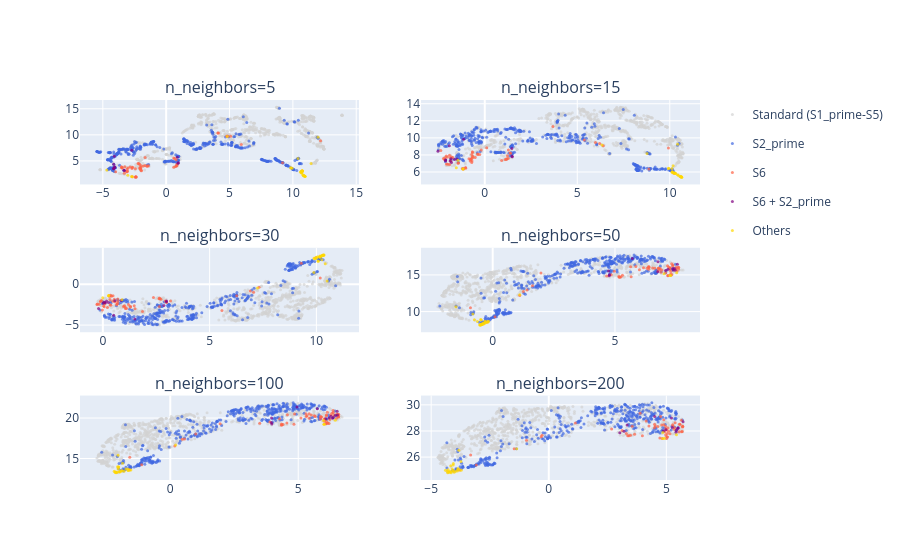

Notebook code cell kept with this figure:
### Code cell
from plotly.subplots import make_subplots
import plotly.graph_objects as go

fig = make_subplots(rows=3, cols=2, 
                    subplot_titles=[f"n_neighbors={n}" for n in n_neighbors_list])

positions = [(1,1), (1,2), (2,1), (2,2), (3,1), (3,2)]

for (row, col), n in zip(positions, n_neighbors_list):
    emb = results[n]
    for binding_class, color in {
        "Standard (S1_prime-S5)": "lightgrey",
        "S2_prime": "royalblue",
        "S6": "tomato",
        "S6 + S2_prime": "purple",
        "Others": "gold"
    }.items():
        mask = plot_df["binding_class"] == binding_class
        fig.add_trace(go.Scatter(
            x=emb[mask, 0], y=emb[mask, 1],
            mode="markers",
            name=binding_class,
            legendgroup=binding_class,
            showlegend=(row==1 and col==1),  # only show legend once
            marker=dict(size=3, opacity=0.7, color=color),
            text=plot_df["pdb_id"][mask]
        ), row=row, col=col)

fig.show()

### Figure 1 — Plotly figure (JSON) as saved in the notebook; plotly's stock layout.template omitted (floating-point values rounded to 4 significant figures; data arrays with more than 128 entries replaced by an {"elided": "..."} marker saying what was removed)
{"data": [{"legendgroup": "Standard (S1_prime-S5)", "marker": {"color": "lightgrey", "opacity": 0.7, "size": 3}, "mode": "markers", "name": "Standard (S1_prime-S5)", "showlegend": true, "text": {"elided": "844 str values"}, "type": "scatter", "x": {"elided": "844 float values"}, "xaxis": "x", "y": {"elided": "844 float values"}, "yaxis": "y"}, {"legendgroup": "S2_prime", "marker": {"color": "royalblue", "opacity": 0.7, "size": 3}, "mode": "markers", "name": "S2_prime", "showlegend": true, "text": {"elided": "377 str values"}, "type": "scatter", "x": {"elided": "377 float values"}, "xaxis": "x", "y": {"elided": "377 float values"}, "yaxis": "y"}, {"legendgroup": "S6", "marker": {"color": "tomato", "opacity": 0.7, "size": 3}, "mode": "markers", "name": "S6", "showlegend": true, "text": ["SARS-a0104a.pdb_A_A_LIG", "SARS-a0162a.pdb_A_A_LIG", "SARS-a0162b.pdb_B_B_LIG", "SARS-a0272a.pdb_A_A_LIG", "SARS-a0572a.pdb_A_A_LIG", "SARS-a0581a.pdb_A_A_LIG", "SARS-a0595b.pdb_B_B_LIG", "SARS-a0603a.pdb_A_A_LIG", "SARS-a0862b.pdb_B_B_LIG", "SARS-a1063b.pdb_B_B_LIG", "7gbd-a.pdb_A_A_LIG", "7gaw-b.pdb_B_B_LIG", "7gfd-a.pdb_A_A_LIG", "7gjz-a.pdb_A_A_LIG", "7gjz-b.pdb_B_B_LIG", "7gl2-a.pdb_A_A_LIG", "7gl2-b.pdb_B_B_LIG", "5rf1-a.pdb_A_A_LIG", "5r81-a.pdb_A_A_LIG", "7gaz-a.pdb_A_A_LIG", "7gcv-a.pdb_A_A_LIG", "7gn1-a.pdb_A_A_LIG", "5rf8-a.pdb_A_A_LIG", "5rgy-a.pdb_A_A_LIG", "7gf6-a.pdb_A_A_LIG", "7gfz-b.pdb_A_A_LIG", "5r80-a.pdb_A_A_LIG", "7gnh-a.pdb_A_A_LIG", "7gl8-a.pdb_A_A_LIG", "7gl8-b.pdb_B_B_LIG", "7gnl-a.pdb_A_A_LIG", "7gnl-b.pdb_B_B_LIG", "7gbl-a.pdb_A_A_LIG", "7gnq-a.pdb_A_A_LIG", "7gnq-b.pdb_B_B_LIG", "7gm0-b.pdb_B_B_LIG", "7gn5-b.pdb_B_B_LIG", "7gns-a.pdb_A_A_LIG", "7gns-b.pdb_B_B_LIG", "7gnt-a.pdb_A_A_LIG", "7gnt-b.pdb_B_B_LIG", "7gnu-a.pdb_A_A_LIG", "7gnu-b.pdb_B_B_LIG", "7gi4-a.pdb_A_A_LIG", "7gi4-b.pdb_B_B_LIG", "5rgu-a.pdb_A_A_LIG", "7gms-a.pdb_A_A_LIG", "7gjj-a.pdb_A_A_LIG", "7gfe-a.pdb_A_A_LIG", "5r7z-a.pdb_A_A_LIG", "7gh9-a.pdb_A_A_LIG", "7gct-a.pdb_A_A_LIG", "7gba-a.pdb_A_A_LIG", "7gbn-a.pdb_A_A_LIG", "7glj-a.pdb_A_A_LIG", "7glj-b.pdb_B_B_LIG"], "type": "scatter", "x": [5.931, -2.417, 4.074, 0.5962, -1.401, -1.953, 0.8612, -2.425, -2.054, -3.529, -3.075, -2.036, -1.802, -3.006, -2.856, -1.524, -2.162, 4.774, 9.184, 12.18, -2.698, 0.7398, 10.73, 5.086, -1.987, -2.681, 4.852, -2.38, -2.084, -2.086, -3.118, -3.305, -2.011, -1.661, -1.973, -1.667, -3.514, 0.8086, -1.477, 0.8424, -3.985, -2.359, 4.131, -3.264, -2.646, -2.026, 0.5942, -2.684, -2.222, -2.427, 0.7896, 0.6672, -3.042, -3.467, -3.087, -3.491], "xaxis": "x", "y": [8.165, 1.901, 10.37, 5.551, 4.07, 3.137, 4.34, 3.512, 3.546, 3.869, 3.442, 3.406, 4.006, 3.619, 3.85, 3.968, 4.504, 9.746, 4.645, 8.85, 3.564, 3.946, 3.043, 9.732, 4.054, 1.983, 9.791, 1.961, 3.671, 4.333, 2.953, 2.633, 3.77, 5.667, 3.216, 4.118, 3.692, 4.019, 4.004, 4.119, 2.899, 1.935, 10.34, 3.869, 3.768, 3.599, 3.793, 3.743, 4.518, 1.913, 5.209, 5.463, 3.053, 3.647, 2.919, 3.722], "yaxis": "y"}, {"legendgroup": "S6 + S2_prime", "marker": {"color": "purple", "opacity": 0.7, "size": 3}, "mode": "markers", "name": "S6 + S2_prime", "showlegend": true, "text": ["SARS-a0232a.pdb_A_A_LIG", "SARS-a1091a.pdb_A_A_LIG", "SARS-a1091b.pdb_B_B_LIG", "SARS-a1133b.pdb_B_B_LIG", "5rh5-a.pdb_A_A_LIG", "5rh9-a.pdb_A_A_LIG", "7gc5-a.pdb_A_A_LIG", "7vvp-a.pdb_B_B_LIG", "7ghm-a.pdb_A_A_LIG", "7ghm-b.pdb_B_B_LIG", "5rl2-a.pdb_A_A_LIG", "5rl0-a.pdb_A_A_LIG", "7vlq-a.pdb_A_A_LIG"], "type": "scatter", "x": [-3.33, -4.09, -4.121, 0.8821, -2.714, -4.059, 0.9336, 0.9683, -4.138, -3.29, -4.153, -4.066, -4.143], "xaxis": "x", "y": [3.222, 5.918, 3.595, 5.685, 7.026, 3.743, 4.551, 4.655, 4.345, 3.16, 3.536, 3.868, 3.483], "yaxis": "y"}, {"legendgroup": "Others", "marker": {"color": "gold", "opacity": 0.7, "size": 3}, "mode": "markers", "name": "Others", "showlegend": true, "text": ["5red-a.pdb_A_A_LIG", "5re6-a.pdb_A_A_LIG", "5rec-a.pdb_A_A_LIG", "5rgr-a.pdb_A_A_LIG", "5rgr-b.pdb_A_A_LIG", "7ghk-a.pdb_A_A_LIG", "5rf0-a.pdb_A_A_LIG", "5rf9-a.pdb_A_A_LIG", "5rea-a.pdb_A_A_LIG", "5rfc-a.pdb_A_A_LIG", "5reg-a.pdb_A_A_LIG", "5rgq-a.pdb_A_A_LIG", "5rf4-a.pdb_A_A_LIG", "5rf5-a.pdb_A_A_LIG", "5re5-a.pdb_A_A_LIG", "7gdt-a.pdb_A_A_LIG", "5ree-a.pdb_A_A_LIG", "5re7-a.pdb_A_A_LIG", "5rgs-a.pdb_A_A_LIG", "5rfb-a.pdb_A_A_LIG", "5ref-a.pdb_A_A_LIG", "5rgg-a.pdb_A_A_LIG", "7gij-b.pdb_A_A_LIG", "5rh4-a.pdb_A_A_LIG", "5rfd-a.pdb_A_A_LIG", "5rei-a.pdb_A_A_LIG", "5rfa-a.pdb_A_A_LIG", "5re8-a.pdb_A_A_LIG", "5rgj-a.pdb_A_A_LIG"], "type": "scatter", "x": [10.95, -3.028, 9.938, 10.67, 10.89, -2.741, 10.83, 4.819, 10.78, 10.69, 10.74, 11.99, 10.87, 10.94, -2.659, 10.67, 9.848, 10.74, 9.834, 10.59, 10.4, 10.7, -4.691, 10.69, 10.74, 10.97, 11.44, 10.66, 10.76], "xaxis": "x", "y": [2.052, 2.251, 3.601, 2.814, 2.142, 2.018, 2.213, 9.705, 2.349, 2.674, 3.047, 9.524, 2.147, 2.058, 1.971, 2.806, 3.656, 3.091, 3.666, 2.862, 5.443, 3.017, 3.247, 2.824, 3.063, 2.021, 4.485, 3.04, 3.057], "yaxis": "y"}, {"legendgroup": "Standard (S1_prime-S5)", "marker": {"color": "lightgrey", "opacity": 0.7, "size": 3}, "mode": "markers", "name": "Standard (S1_prime-S5)", "showlegend": false, "text": {"elided": "844 str values"}, "type": "scatter", "x": {"elided": "844 float values"}, "xaxis": "x2", "y": {"elided": "844 float values"}, "yaxis": "y2"}, {"legendgroup": "S2_prime", "marker": {"color": "royalblue", "opacity": 0.7, "size": 3}, "mode": "markers", "name": "S2_prime", "showlegend": false, "text": {"elided": "377 str values"}, "type": "scatter", "x": {"elided": "377 float values"}, "xaxis": "x2", "y": {"elided": "377 float values"}, "yaxis": "y2"}, {"legendgroup": "S6", "marker": {"color": "tomato", "opacity": 0.7, "size": 3}, "mode": "markers", "name": "S6", "showlegend": false, "text": ["SARS-a0104a.pdb_A_A_LIG", "SARS-a0162a.pdb_A_A_LIG", "SARS-a0162b.pdb_B_B_LIG", "SARS-a0272a.pdb_A_A_LIG", "SARS-a0572a.pdb_A_A_LIG", "SARS-a0581a.pdb_A_A_LIG", "SARS-a0595b.pdb_B_B_LIG", "SARS-a0603a.pdb_A_A_LIG", "SARS-a0862b.pdb_B_B_LIG", "SARS-a1063b.pdb_B_B_LIG", "7gbd-a.pdb_A_A_LIG", "7gaw-b.pdb_B_B_LIG", "7gfd-a.pdb_A_A_LIG", "7gjz-a.pdb_A_A_LIG", "7gjz-b.pdb_B_B_LIG", "7gl2-a.pdb_A_A_LIG", "7gl2-b.pdb_B_B_LIG", "5rf1-a.pdb_A_A_LIG", "5r81-a.pdb_A_A_LIG", "7gaz-a.pdb_A_A_LIG", "7gcv-a.pdb_A_A_LIG", "7gn1-a.pdb_A_A_LIG", "5rf8-a.pdb_A_A_LIG", "5rgy-a.pdb_A_A_LIG", "7gf6-a.pdb_A_A_LIG", "7gfz-b.pdb_A_A_LIG", "5r80-a.pdb_A_A_LIG", "7gnh-a.pdb_A_A_LIG", "7gl8-a.pdb_A_A_LIG", "7gl8-b.pdb_B_B_LIG", "7gnl-a.pdb_A_A_LIG", "7gnl-b.pdb_B_B_LIG", "7gbl-a.pdb_A_A_LIG", "7gnq-a.pdb_A_A_LIG", "7gnq-b.pdb_B_B_LIG", "7gm0-b.pdb_B_B_LIG", "7gn5-b.pdb_B_B_LIG", "7gns-a.pdb_A_A_LIG", "7gns-b.pdb_B_B_LIG", "7gnt-a.pdb_A_A_LIG", "7gnt-b.pdb_B_B_LIG", "7gnu-a.pdb_A_A_LIG", "7gnu-b.pdb_B_B_LIG", "7gi4-a.pdb_A_A_LIG", "7gi4-b.pdb_B_B_LIG", "5rgu-a.pdb_A_A_LIG", "7gms-a.pdb_A_A_LIG", "7gjj-a.pdb_A_A_LIG", "7gfe-a.pdb_A_A_LIG", "5r7z-a.pdb_A_A_LIG", "7gh9-a.pdb_A_A_LIG", "7gct-a.pdb_A_A_LIG", "7gba-a.pdb_A_A_LIG", "7gbn-a.pdb_A_A_LIG", "7glj-a.pdb_A_A_LIG", "7glj-b.pdb_B_B_LIG"], "type": "scatter", "x": [5.382, -1.202, 1.228, 1.369, -0.1899, -0.7047, 1.203, -0.8538, -0.6895, -1.908, -2.017, -0.7625, -0.6541, -2.081, -1.869, -0.3685, -0.6592, 6.404, 8.87, 9.928, -1.828, 1.103, 10.21, 5.981, -0.5178, -1.131, 6.213, -1.034, -0.6578, -0.6986, -1.902, -2.072, -0.7499, 0.1066, -0.6906, -0.3869, -2.233, 1.169, -0.2722, 1.268, -1.424, -1.032, 3.686, -2.375, -1.796, -0.7877, 0.912, -1.725, -0.6717, -1.168, 1.396, 1.277, -1.439, -2.179, -2.001, -2.138], "xaxis": "x2", "y": [9.764, 6.408, 7.897, 8.224, 8.574, 7.101, 7.565, 7.544, 7.612, 7.963, 7.749, 7.486, 7.848, 7.877, 7.675, 8.066, 8.289, 9.081, 6.361, 8.808, 7.278, 7.468, 5.882, 9.45, 7.709, 6.376, 9.327, 6.538, 7.726, 8.047, 6.872, 6.948, 7.466, 8.829, 7.28, 8.101, 7.573, 7.477, 8.057, 7.593, 7.056, 6.429, 11.32, 8.524, 7.754, 7.292, 7.358, 7.703, 8.385, 6.355, 8.202, 8.583, 7.021, 7.474, 6.896, 7.672], "yaxis": "y2"}, {"legendgroup": "S6 + S2_prime", "marker": {"color": "purple", "opacity": 0.7, "size": 3}, "mode": "markers", "name": "S6 + S2_prime", "showlegend": false, "text": ["SARS-a0232a.pdb_A_A_LIG", "SARS-a1091a.pdb_A_A_LIG", "SARS-a1091b.pdb_B_B_LIG", "SARS-a1133b.pdb_B_B_LIG", "5rh5-a.pdb_A_A_LIG", "5rh9-a.pdb_A_A_LIG", "7gc5-a.pdb_A_A_LIG", "7vvp-a.pdb_B_B_LIG", "7ghm-a.pdb_A_A_LIG", "7ghm-b.pdb_B_B_LIG", "5rl2-a.pdb_A_A_LIG", "5rl0-a.pdb_A_A_LIG", "7vlq-a.pdb_A_A_LIG"], "type": "scatter", "x": [-1.872, -1.914, -1.816, 1.464, -1.142, -2.115, 1.485, 1.476, -2.53, -1.797, -1.633, -2.126, -1.507], "xaxis": "x2", "y": [7.287, 9.065, 7.562, 8.752, 9.836, 7.394, 7.781, 7.841, 8.441, 7.101, 7.472, 7.313, 7.536], "yaxis": "y2"}, {"legendgroup": "Others", "marker": {"color": "gold", "opacity": 0.7, "size": 3}, "mode": "markers", "name": "Others", "showlegend": false, "text": ["5red-a.pdb_A_A_LIG", "5re6-a.pdb_A_A_LIG", "5rec-a.pdb_A_A_LIG", "5rgr-a.pdb_A_A_LIG", "5rgr-b.pdb_A_A_LIG", "7ghk-a.pdb_A_A_LIG", "5rf0-a.pdb_A_A_LIG", "5rf9-a.pdb_A_A_LIG", "5rea-a.pdb_A_A_LIG", "5rfc-a.pdb_A_A_LIG", "5reg-a.pdb_A_A_LIG", "5rgq-a.pdb_A_A_LIG", "5rf4-a.pdb_A_A_LIG", "5rf5-a.pdb_A_A_LIG", "5re5-a.pdb_A_A_LIG", "7gdt-a.pdb_A_A_LIG", "5ree-a.pdb_A_A_LIG", "5re7-a.pdb_A_A_LIG", "5rgs-a.pdb_A_A_LIG", "5rfb-a.pdb_A_A_LIG", "5ref-a.pdb_A_A_LIG", "5rgg-a.pdb_A_A_LIG", "7gij-b.pdb_A_A_LIG", "5rh4-a.pdb_A_A_LIG", "5rfd-a.pdb_A_A_LIG", "5rei-a.pdb_A_A_LIG", "5rfa-a.pdb_A_A_LIG", "5re8-a.pdb_A_A_LIG", "5rgj-a.pdb_A_A_LIG"], "type": "scatter", "x": [10.63, -1.536, 10.12, 10.42, 10.59, -1.183, 10.63, 6.336, 10.54, 10.45, 10.18, 10.43, 10.6, 10.64, -1.163, 10.31, 9.943, 10.13, 9.931, 10.28, 8.772, 10.24, -1.451, 10.3, 10.13, 10.65, 10.18, 10.24, 10.13], "xaxis": "x2", "y": [5.408, 6.5, 6.413, 5.67, 5.457, 6.353, 5.404, 9.154, 5.512, 5.634, 5.904, 9.255, 5.442, 5.408, 6.36, 5.823, 6.45, 6.036, 6.418, 5.853, 8.17, 5.841, 7.386, 5.841, 5.982, 5.39, 6.729, 5.87, 6.016], "yaxis": "y2"}, {"legendgroup": "Standard (S1_prime-S5)", "marker": {"color": "lightgrey", "opacity": 0.7, "size": 3}, "mode": "markers", "name": "Standard (S1_prime-S5)", "showlegend": false, "text": {"elided": "844 str values"}, "type": "scatter", "x": {"elided": "844 float values"}, "xaxis": "x3", "y": {"elided": "844 float values"}, "yaxis": "y3"}, {"legendgroup": "S2_prime", "marker": {"color": "royalblue", "opacity": 0.7, "size": 3}, "mode": "markers", "name": "S2_prime", "showlegend": false, "text": {"elided": "377 str values"}, "type": "scatter", "x": {"elided": "377 float values"}, "xaxis": "x3", "y": {"elided": "377 float values"}, "yaxis": "y3"}, {"legendgroup": "S6", "marker": {"color": "tomato", "opacity": 0.7, "size": 3}, "mode": "markers", "name": "S6", "showlegend": false, "text": ["SARS-a0104a.pdb_A_A_LIG", "SARS-a0162a.pdb_A_A_LIG", "SARS-a0162b.pdb_B_B_LIG", "SARS-a0272a.pdb_A_A_LIG", "SARS-a0572a.pdb_A_A_LIG", "SARS-a0581a.pdb_A_A_LIG", "SARS-a0595b.pdb_B_B_LIG", "SARS-a0603a.pdb_A_A_LIG", "SARS-a0862b.pdb_B_B_LIG", "SARS-a1063b.pdb_B_B_LIG", "7gbd-a.pdb_A_A_LIG", "7gaw-b.pdb_B_B_LIG", "7gfd-a.pdb_A_A_LIG", "7gjz-a.pdb_A_A_LIG", "7gjz-b.pdb_B_B_LIG", "7gl2-a.pdb_A_A_LIG", "7gl2-b.pdb_B_B_LIG", "5rf1-a.pdb_A_A_LIG", "5r81-a.pdb_A_A_LIG", "7gaz-a.pdb_A_A_LIG", "7gcv-a.pdb_A_A_LIG", "7gn1-a.pdb_A_A_LIG", "5rf8-a.pdb_A_A_LIG", "5rgy-a.pdb_A_A_LIG", "7gf6-a.pdb_A_A_LIG", "7gfz-b.pdb_A_A_LIG", "5r80-a.pdb_A_A_LIG", "7gnh-a.pdb_A_A_LIG", "7gl8-a.pdb_A_A_LIG", "7gl8-b.pdb_B_B_LIG", "7gnl-a.pdb_A_A_LIG", "7gnl-b.pdb_B_B_LIG", "7gbl-a.pdb_A_A_LIG", "7gnq-a.pdb_A_A_LIG", "7gnq-b.pdb_B_B_LIG", "7gm0-b.pdb_B_B_LIG", "7gn5-b.pdb_B_B_LIG", "7gns-a.pdb_A_A_LIG", "7gns-b.pdb_B_B_LIG", "7gnt-a.pdb_A_A_LIG", "7gnt-b.pdb_B_B_LIG", "7gnu-a.pdb_A_A_LIG", "7gnu-b.pdb_B_B_LIG", "7gi4-a.pdb_A_A_LIG", "7gi4-b.pdb_B_B_LIG", "5rgu-a.pdb_A_A_LIG", "7gms-a.pdb_A_A_LIG", "7gjj-a.pdb_A_A_LIG", "7gfe-a.pdb_A_A_LIG", "5r7z-a.pdb_A_A_LIG", "7gh9-a.pdb_A_A_LIG", "7gct-a.pdb_A_A_LIG", "7gba-a.pdb_A_A_LIG", "7gbn-a.pdb_A_A_LIG", "7glj-a.pdb_A_A_LIG", "7glj-b.pdb_B_B_LIG"], "type": "scatter", "x": [6.268, 0.3119, 3.168, 2.928, 1.509, 0.6997, 2.722, 0.6652, 0.6509, 0.2141, 0.03741, 0.6906, 0.9643, 0.06167, 0.08808, 1.289, 1.056, 7.316, 9.294, 10.18, 0.07853, 2.652, 9.972, 7.06, 1.202, 0.295, 6.903, 0.4019, 1.009, 1.042, -0.06051, -0.1169, 0.5611, 1.858, 0.6937, 1.298, -0.2579, 2.629, 1.469, 2.677, 0.5404, 0.4755, 5.578, -0.01963, 0.3422, 0.4599, 2.37, 0.3745, 1.105, 0.363, 2.988, 2.65, 0.3363, -0.2761, -0.09449, -0.1732], "xaxis": "x3", "y": [-1.417, -1.455, -2.055, -2.042, -3.009, -1.792, -1.832, -2.406, -2.493, -2.836, -2.673, -2.324, -2.715, -2.761, -2.39, -2.697, -2.968, -0.3779, 2.565, 0.7837, -2.269, -1.685, 3.235, -0.9656, -2.474, -1.403, -0.8123, -1.468, -2.618, -2.787, -1.974, -2.099, -2.132, -3.322, -2.09, -2.776, -2.401, -1.767, -2.623, -1.779, -1.827, -1.406, -3.215, -3.156, -2.497, -2.079, -1.627, -2.584, -2.976, -1.331, -2.217, -2.734, -1.874, -2.478, -2.084, -2.451], "yaxis": "y3"}, {"legendgroup": "S6 + S2_prime", "marker": {"color": "purple", "opacity": 0.7, "size": 3}, "mode": "markers", "name": "S6 + S2_prime", "showlegend": false, "text": ["SARS-a0232a.pdb_A_A_LIG", "SARS-a1091a.pdb_A_A_LIG", "SARS-a1091b.pdb_B_B_LIG", "SARS-a1133b.pdb_B_B_LIG", "5rh5-a.pdb_A_A_LIG", "5rh9-a.pdb_A_A_LIG", "7gc5-a.pdb_A_A_LIG", "7vvp-a.pdb_B_B_LIG", "7ghm-a.pdb_A_A_LIG", "7ghm-b.pdb_B_B_LIG", "5rl2-a.pdb_A_A_LIG", "5rl0-a.pdb_A_A_LIG", "7vlq-a.pdb_A_A_LIG"], "type": "scatter", "x": [0.07413, 0.5089, 0.2615, 2.861, 1.498, 0.01879, 2.98, 2.977, -0.2017, 0.1741, 0.5586, 0.1227, 0.8521], "xaxis": "x3", "y": [-2.212, -3.806, -2.236, -2.614, -4.268, -2.29, -2.057, -2.141, -2.955, -2.058, -2.016, -2.261, -2.001], "yaxis": "y3"}, {"legendgroup": "Others", "marker": {"color": "gold", "opacity": 0.7, "size": 3}, "mode": "markers", "name": "Others", "showlegend": false, "text": ["5red-a.pdb_A_A_LIG", "5re6-a.pdb_A_A_LIG", "5rec-a.pdb_A_A_LIG", "5rgr-a.pdb_A_A_LIG", "5rgr-b.pdb_A_A_LIG", "7ghk-a.pdb_A_A_LIG", "5rf0-a.pdb_A_A_LIG", "5rf9-a.pdb_A_A_LIG", "5rea-a.pdb_A_A_LIG", "5rfc-a.pdb_A_A_LIG", "5reg-a.pdb_A_A_LIG", "5rgq-a.pdb_A_A_LIG", "5rf4-a.pdb_A_A_LIG", "5rf5-a.pdb_A_A_LIG", "5re5-a.pdb_A_A_LIG", "7gdt-a.pdb_A_A_LIG", "5ree-a.pdb_A_A_LIG", "5re7-a.pdb_A_A_LIG", "5rgs-a.pdb_A_A_LIG", "5rfb-a.pdb_A_A_LIG", "5ref-a.pdb_A_A_LIG", "5rgg-a.pdb_A_A_LIG", "7gij-b.pdb_A_A_LIG", "5rh4-a.pdb_A_A_LIG", "5rfd-a.pdb_A_A_LIG", "5rei-a.pdb_A_A_LIG", "5rfa-a.pdb_A_A_LIG", "5re8-a.pdb_A_A_LIG", "5rgj-a.pdb_A_A_LIG"], "type": "scatter", "x": [10.33, -0.004788, 10.25, 10.17, 10.3, 0.2809, 10.34, 7.245, 10.25, 10.22, 9.889, 10.51, 10.3, 10.3, 0.2598, 10.17, 10.08, 9.962, 10.09, 10.16, 9.884, 10.01, 0.8954, 10.16, 9.991, 10.36, 10.42, 10.05, 9.921], "xaxis": "x3", "y": [3.567, -1.649, 2.995, 3.454, 3.535, -1.373, 3.584, -0.4561, 3.499, 3.442, 3.176, 0.3931, 3.546, 3.547, -1.391, 3.343, 2.823, 3.158, 2.857, 3.376, 1.456, 3.238, -1.887, 3.32, 3.291, 3.582, 2.521, 3.357, 3.138], "yaxis": "y3"}, {"legendgroup": "Standard (S1_prime-S5)", "marker": {"color": "lightgrey", "opacity": 0.7, "size": 3}, "mode": "markers", "name": "Standard (S1_prime-S5)", "showlegend": false, "text": {"elided": "844 str values"}, "type": "scatter", "x": {"elided": "844 float values"}, "xaxis": "x4", "y": {"elided": "844 float values"}, "yaxis": "y4"}, {"legendgroup": "S2_prime", "marker": {"color": "royalblue", "opacity": 0.7, "size": 3}, "mode": "markers", "name": "S2_prime", "showlegend": false, "text": {"elided": "377 str values"}, "type": "scatter", "x": {"elided": "377 float values"}, "xaxis": "x4", "y": {"elided": "377 float values"}, "yaxis": "y4"}, {"legendgroup": "S6", "marker": {"color": "tomato", "opacity": 0.7, "size": 3}, "mode": "markers", "name": "S6", "showlegend": false, "text": ["SARS-a0104a.pdb_A_A_LIG", "SARS-a0162a.pdb_A_A_LIG", "SARS-a0162b.pdb_B_B_LIG", "SARS-a0272a.pdb_A_A_LIG", "SARS-a0572a.pdb_A_A_LIG", "SARS-a0581a.pdb_A_A_LIG", "SARS-a0595b.pdb_B_B_LIG", "SARS-a0603a.pdb_A_A_LIG", "SARS-a0862b.pdb_B_B_LIG", "SARS-a1063b.pdb_B_B_LIG", "7gbd-a.pdb_A_A_LIG", "7gaw-b.pdb_B_B_LIG", "7gfd-a.pdb_A_A_LIG", "7gjz-a.pdb_A_A_LIG", "7gjz-b.pdb_B_B_LIG", "7gl2-a.pdb_A_A_LIG", "7gl2-b.pdb_B_B_LIG", "5rf1-a.pdb_A_A_LIG", "5r81-a.pdb_A_A_LIG", "7gaz-a.pdb_A_A_LIG", "7gcv-a.pdb_A_A_LIG", "7gn1-a.pdb_A_A_LIG", "5rf8-a.pdb_A_A_LIG", "5rgy-a.pdb_A_A_LIG", "7gf6-a.pdb_A_A_LIG", "7gfz-b.pdb_A_A_LIG", "5r80-a.pdb_A_A_LIG", "7gnh-a.pdb_A_A_LIG", "7gl8-a.pdb_A_A_LIG", "7gl8-b.pdb_B_B_LIG", "7gnl-a.pdb_A_A_LIG", "7gnl-b.pdb_B_B_LIG", "7gbl-a.pdb_A_A_LIG", "7gnq-a.pdb_A_A_LIG", "7gnq-b.pdb_B_B_LIG", "7gm0-b.pdb_B_B_LIG", "7gn5-b.pdb_B_B_LIG", "7gns-a.pdb_A_A_LIG", "7gns-b.pdb_B_B_LIG", "7gnt-a.pdb_A_A_LIG", "7gnt-b.pdb_B_B_LIG", "7gnu-a.pdb_A_A_LIG", "7gnu-b.pdb_B_B_LIG", "7gi4-a.pdb_A_A_LIG", "7gi4-b.pdb_B_B_LIG", "5rgu-a.pdb_A_A_LIG", "7gms-a.pdb_A_A_LIG", "7gjj-a.pdb_A_A_LIG", "7gfe-a.pdb_A_A_LIG", "5r7z-a.pdb_A_A_LIG", "7gh9-a.pdb_A_A_LIG", "7gct-a.pdb_A_A_LIG", "7gba-a.pdb_A_A_LIG", "7gbn-a.pdb_A_A_LIG", "7glj-a.pdb_A_A_LIG", "7glj-b.pdb_B_B_LIG"], "type": "scatter", "x": [1.626, 7.323, 4.662, 5.306, 5.854, 6.878, 5.155, 6.772, 6.776, 7.148, 7.358, 6.84, 6.629, 7.364, 7.231, 6.316, 6.37, 1.108, 0.09333, -0.9104, 7.254, 5.248, -0.2277, 1.255, 6.374, 7.161, 1.406, 7.265, 6.539, 6.388, 7.538, 7.605, 6.766, 5.64, 6.837, 6.165, 7.603, 5.188, 5.999, 5.186, 7.076, 7.17, 1.973, 7.318, 7.258, 6.912, 5.661, 7.189, 6.394, 7.274, 4.845, 4.971, 7.28, 7.581, 7.485, 7.507], "xaxis": "x4", "y": [13.52, 15.04, 14.85, 14.95, 16.14, 15.35, 14.79, 15.88, 15.95, 16.24, 16.21, 15.87, 15.89, 16.35, 15.93, 15.91, 16.12, 12.18, 9.302, 10.53, 15.75, 14.74, 8.595, 12.73, 15.78, 14.88, 12.95, 15.06, 15.95, 16.02, 15.56, 15.8, 15.57, 16.1, 15.73, 15.99, 16.05, 14.68, 15.7, 14.73, 15.28, 14.9, 15.27, 16.53, 15.97, 15.66, 14.74, 16.08, 16.13, 14.96, 15.02, 15.51, 15.45, 16.02, 15.82, 16.02], "yaxis": "y4"}, {"legendgroup": "S6 + S2_prime", "marker": {"color": "purple", "opacity": 0.7, "size": 3}, "mode": "markers", "name": "S6 + S2_prime", "showlegend": false, "text": ["SARS-a0232a.pdb_A_A_LIG", "SARS-a1091a.pdb_A_A_LIG", "SARS-a1091b.pdb_B_B_LIG", "SARS-a1133b.pdb_B_B_LIG", "5rh5-a.pdb_A_A_LIG", "5rh9-a.pdb_A_A_LIG", "7gc5-a.pdb_A_A_LIG", "7vvp-a.pdb_B_B_LIG", "7ghm-a.pdb_A_A_LIG", "7ghm-b.pdb_B_B_LIG", "5rl2-a.pdb_A_A_LIG", "5rl0-a.pdb_A_A_LIG", "7vlq-a.pdb_A_A_LIG"], "type": "scatter", "x": [7.386, 6.757, 7.166, 4.737, 5.708, 7.425, 4.765, 4.774, 7.553, 7.459, 7.068, 7.364, 6.751], "xaxis": "x4", "y": [15.68, 16.79, 15.77, 15.54, 17.23, 15.88, 14.87, 15.02, 16.46, 15.65, 15.59, 15.83, 15.42], "yaxis": "y4"}, {"legendgroup": "Others", "marker": {"color": "gold", "opacity": 0.7, "size": 3}, "mode": "markers", "name": "Others", "showlegend": false, "text": ["5red-a.pdb_A_A_LIG", "5re6-a.pdb_A_A_LIG", "5rec-a.pdb_A_A_LIG", "5rgr-a.pdb_A_A_LIG", "5rgr-b.pdb_A_A_LIG", "7ghk-a.pdb_A_A_LIG", "5rf0-a.pdb_A_A_LIG", "5rf9-a.pdb_A_A_LIG", "5rea-a.pdb_A_A_LIG", "5rfc-a.pdb_A_A_LIG", "5reg-a.pdb_A_A_LIG", "5rgq-a.pdb_A_A_LIG", "5rf4-a.pdb_A_A_LIG", "5rf5-a.pdb_A_A_LIG", "5re5-a.pdb_A_A_LIG", "7gdt-a.pdb_A_A_LIG", "5ree-a.pdb_A_A_LIG", "5re7-a.pdb_A_A_LIG", "5rgs-a.pdb_A_A_LIG", "5rfb-a.pdb_A_A_LIG", "5ref-a.pdb_A_A_LIG", "5rgg-a.pdb_A_A_LIG", "7gij-b.pdb_A_A_LIG", "5rh4-a.pdb_A_A_LIG", "5rfd-a.pdb_A_A_LIG", "5rei-a.pdb_A_A_LIG", "5rfa-a.pdb_A_A_LIG", "5re8-a.pdb_A_A_LIG", "5rgj-a.pdb_A_A_LIG"], "type": "scatter", "x": [-0.5031, 7.523, -0.6239, -0.4329, -0.4739, 7.28, -0.4724, 1.106, -0.4477, -0.388, -0.1688, -1.505, -0.5065, -0.5215, 7.245, -0.4024, -0.4668, -0.3203, -0.4909, -0.328, -0.8134, -0.2149, 7.008, -0.3903, -0.1933, -0.5266, -0.7506, -0.2882, -0.2949], "xaxis": "x4", "y": [8.195, 15.29, 8.644, 8.324, 8.206, 14.92, 8.211, 12.3, 8.235, 8.259, 8.683, 10.66, 8.172, 8.218, 14.93, 8.379, 8.855, 8.639, 8.927, 8.395, 9.671, 8.554, 15.14, 8.415, 8.609, 8.179, 8.872, 8.474, 8.657], "yaxis": "y4"}, {"legendgroup": "Standard (S1_prime-S5)", "marker": {"color": "lightgrey", "opacity": 0.7, "size": 3}, "mode": "markers", "name": "Standard (S1_prime-S5)", "showlegend": false, "text": {"elided": "844 str values"}, "type": "scatter", "x": {"elided": "844 float values"}, "xaxis": "x5", "y": {"elided": "844 float values"}, "yaxis": "y5"}, {"legendgroup": "S2_prime", "marker": {"color": "royalblue", "opacity": 0.7, "size": 3}, "mode": "markers", "name": "S2_prime", "showlegend": false, "text": {"elided": "377 str values"}, "type": "scatter", "x": {"elided": "377 float values"}, "xaxis": "x5", "y": {"elided": "377 float values"}, "yaxis": "y5"}, {"legendgroup": "S6", "marker": {"color": "tomato", "opacity": 0.7, "size": 3}, "mode": "markers", "name": "S6", "showlegend": false, "text": ["SARS-a0104a.pdb_A_A_LIG", "SARS-a0162a.pdb_A_A_LIG", "SARS-a0162b.pdb_B_B_LIG", "SARS-a0272a.pdb_A_A_LIG", "SARS-a0572a.pdb_A_A_LIG", "SARS-a0581a.pdb_A_A_LIG", "SARS-a0595b.pdb_B_B_LIG", "SARS-a0603a.pdb_A_A_LIG", "SARS-a0862b.pdb_B_B_LIG", "SARS-a1063b.pdb_B_B_LIG", "7gbd-a.pdb_A_A_LIG", "7gaw-b.pdb_B_B_LIG", "7gfd-a.pdb_A_A_LIG", "7gjz-a.pdb_A_A_LIG", "7gjz-b.pdb_B_B_LIG", "7gl2-a.pdb_A_A_LIG", "7gl2-b.pdb_B_B_LIG", "5rf1-a.pdb_A_A_LIG", "5r81-a.pdb_A_A_LIG", "7gaz-a.pdb_A_A_LIG", "7gcv-a.pdb_A_A_LIG", "7gn1-a.pdb_A_A_LIG", "5rf8-a.pdb_A_A_LIG", "5rgy-a.pdb_A_A_LIG", "7gf6-a.pdb_A_A_LIG", "7gfz-b.pdb_A_A_LIG", "5r80-a.pdb_A_A_LIG", "7gnh-a.pdb_A_A_LIG", "7gl8-a.pdb_A_A_LIG", "7gl8-b.pdb_B_B_LIG", "7gnl-a.pdb_A_A_LIG", "7gnl-b.pdb_B_B_LIG", "7gbl-a.pdb_A_A_LIG", "7gnq-a.pdb_A_A_LIG", "7gnq-b.pdb_B_B_LIG", "7gm0-b.pdb_B_B_LIG", "7gn5-b.pdb_B_B_LIG", "7gns-a.pdb_A_A_LIG", "7gns-b.pdb_B_B_LIG", "7gnt-a.pdb_A_A_LIG", "7gnt-b.pdb_B_B_LIG", "7gnu-a.pdb_A_A_LIG", "7gnu-b.pdb_B_B_LIG", "7gi4-a.pdb_A_A_LIG", "7gi4-b.pdb_B_B_LIG", "5rgu-a.pdb_A_A_LIG", "7gms-a.pdb_A_A_LIG", "7gjj-a.pdb_A_A_LIG", "7gfe-a.pdb_A_A_LIG", "5r7z-a.pdb_A_A_LIG", "7gh9-a.pdb_A_A_LIG", "7gct-a.pdb_A_A_LIG", "7gba-a.pdb_A_A_LIG", "7gbn-a.pdb_A_A_LIG", "7glj-a.pdb_A_A_LIG", "7glj-b.pdb_B_B_LIG"], "type": "scatter", "x": [0.9932, 6.145, 3.495, 4.555, 4.855, 6.018, 4.349, 5.864, 5.912, 6.137, 6.318, 5.896, 5.63, 6.371, 6.27, 5.316, 5.427, 0.1739, -1.117, -1.583, 6.388, 4.353, -1.595, 0.469, 5.425, 6.085, 0.5573, 6.138, 5.666, 5.507, 6.495, 6.579, 5.863, 4.577, 6.012, 5.343, 6.561, 4.348, 5.106, 4.401, 6.089, 6.07, 1.948, 6.36, 6.1, 6.034, 4.833, 6.102, 5.302, 6.201, 3.892, 4.269, 6.234, 6.579, 6.574, 6.522], "xaxis": "x5", "y": [18.02, 19.4, 19.35, 19.4, 20.5, 19.62, 19.25, 20.19, 20.12, 20.7, 20.58, 20.12, 20.28, 20.67, 20.37, 20.19, 20.53, 16.54, 14.22, 15.15, 20.33, 19.17, 13.61, 17.39, 19.97, 19.3, 17.43, 19.37, 20.19, 20.38, 19.97, 20.2, 19.88, 20.41, 19.85, 20.28, 20.39, 19.11, 19.99, 19.19, 19.61, 19.3, 19.29, 20.94, 20.3, 19.9, 19.22, 20.37, 20.54, 19.32, 19.51, 19.91, 19.83, 20.47, 20.14, 20.5], "yaxis": "y5"}, {"legendgroup": "S6 + S2_prime", "marker": {"color": "purple", "opacity": 0.7, "size": 3}, "mode": "markers", "name": "S6 + S2_prime", "showlegend": false, "text": ["SARS-a0232a.pdb_A_A_LIG", "SARS-a1091a.pdb_A_A_LIG", "SARS-a1091b.pdb_B_B_LIG", "SARS-a1133b.pdb_B_B_LIG", "5rh5-a.pdb_A_A_LIG", "5rh9-a.pdb_A_A_LIG", "7gc5-a.pdb_A_A_LIG", "7vvp-a.pdb_B_B_LIG", "7ghm-a.pdb_A_A_LIG", "7ghm-b.pdb_B_B_LIG", "5rl2-a.pdb_A_A_LIG", "5rl0-a.pdb_A_A_LIG", "7vlq-a.pdb_A_A_LIG"], "type": "scatter", "x": [6.362, 5.744, 6.278, 3.958, 4.952, 6.452, 3.967, 3.951, 6.521, 6.336, 6.209, 6.533, 6.075], "xaxis": "x5", "y": [20.05, 21.16, 20.21, 19.99, 21.37, 20.35, 19.26, 19.46, 20.84, 19.97, 19.99, 20.37, 19.92], "yaxis": "y5"}, {"legendgroup": "Others", "marker": {"color": "gold", "opacity": 0.7, "size": 3}, "mode": "markers", "name": "Others", "showlegend": false, "text": ["5red-a.pdb_A_A_LIG", "5re6-a.pdb_A_A_LIG", "5rec-a.pdb_A_A_LIG", "5rgr-a.pdb_A_A_LIG", "5rgr-b.pdb_A_A_LIG", "7ghk-a.pdb_A_A_LIG", "5rf0-a.pdb_A_A_LIG", "5rf9-a.pdb_A_A_LIG", "5rea-a.pdb_A_A_LIG", "5rfc-a.pdb_A_A_LIG", "5reg-a.pdb_A_A_LIG", "5rgq-a.pdb_A_A_LIG", "5rf4-a.pdb_A_A_LIG", "5rf5-a.pdb_A_A_LIG", "5re5-a.pdb_A_A_LIG", "7gdt-a.pdb_A_A_LIG", "5ree-a.pdb_A_A_LIG", "5re7-a.pdb_A_A_LIG", "5rgs-a.pdb_A_A_LIG", "5rfb-a.pdb_A_A_LIG", "5ref-a.pdb_A_A_LIG", "5rgg-a.pdb_A_A_LIG", "7gij-b.pdb_A_A_LIG", "5rh4-a.pdb_A_A_LIG", "5rfd-a.pdb_A_A_LIG", "5rei-a.pdb_A_A_LIG", "5rfa-a.pdb_A_A_LIG", "5re8-a.pdb_A_A_LIG", "5rgj-a.pdb_A_A_LIG"], "type": "scatter", "x": [-2.154, 6.448, -2.037, -1.978, -2.084, 6.002, -2.118, 0.2121, -1.987, -1.947, -1.54, -2.039, -2.104, -2.146, 6.017, -1.901, -2.059, -1.735, -2.018, -1.805, -1.863, -1.632, 5.99, -1.873, -1.583, -2.191, -2.014, -1.648, -1.66], "xaxis": "x5", "y": [13.3, 19.74, 13.71, 13.39, 13.3, 19.24, 13.24, 16.67, 13.34, 13.37, 13.59, 15.41, 13.3, 13.34, 19.24, 13.49, 13.98, 13.69, 13.96, 13.42, 14.43, 13.56, 19.71, 13.5, 13.59, 13.43, 13.95, 13.52, 13.7], "yaxis": "y5"}, {"legendgroup": "Standard (S1_prime-S5)", "marker": {"color": "lightgrey", "opacity": 0.7, "size": 3}, "mode": "markers", "name": "Standard (S1_prime-S5)", "showlegend": false, "text": {"elided": "844 str values"}, "type": "scatter", "x": {"elided": "844 float values"}, "xaxis": "x6", "y": {"elided": "844 float values"}, "yaxis": "y6"}, {"legendgroup": "S2_prime", "marker": {"color": "royalblue", "opacity": 0.7, "size": 3}, "mode": "markers", "name": "S2_prime", "showlegend": false, "text": {"elided": "377 str values"}, "type": "scatter", "x": {"elided": "377 float values"}, "xaxis": "x6", "y": {"elided": "377 float values"}, "yaxis": "y6"}, {"legendgroup": "S6", "marker": {"color": "tomato", "opacity": 0.7, "size": 3}, "mode": "markers", "name": "S6", "showlegend": false, "text": ["SARS-a0104a.pdb_A_A_LIG", "SARS-a0162a.pdb_A_A_LIG", "SARS-a0162b.pdb_B_B_LIG", "SARS-a0272a.pdb_A_A_LIG", "SARS-a0572a.pdb_A_A_LIG", "SARS-a0581a.pdb_A_A_LIG", "SARS-a0595b.pdb_B_B_LIG", "SARS-a0603a.pdb_A_A_LIG", "SARS-a0862b.pdb_B_B_LIG", "SARS-a1063b.pdb_B_B_LIG", "7gbd-a.pdb_A_A_LIG", "7gaw-b.pdb_B_B_LIG", "7gfd-a.pdb_A_A_LIG", "7gjz-a.pdb_A_A_LIG", "7gjz-b.pdb_B_B_LIG", "7gl2-a.pdb_A_A_LIG", "7gl2-b.pdb_B_B_LIG", "5rf1-a.pdb_A_A_LIG", "5r81-a.pdb_A_A_LIG", "7gaz-a.pdb_A_A_LIG", "7gcv-a.pdb_A_A_LIG", "7gn1-a.pdb_A_A_LIG", "5rf8-a.pdb_A_A_LIG", "5rgy-a.pdb_A_A_LIG", "7gf6-a.pdb_A_A_LIG", "7gfz-b.pdb_A_A_LIG", "5r80-a.pdb_A_A_LIG", "7gnh-a.pdb_A_A_LIG", "7gl8-a.pdb_A_A_LIG", "7gl8-b.pdb_B_B_LIG", "7gnl-a.pdb_A_A_LIG", "7gnl-b.pdb_B_B_LIG", "7gbl-a.pdb_A_A_LIG", "7gnq-a.pdb_A_A_LIG", "7gnq-b.pdb_B_B_LIG", "7gm0-b.pdb_B_B_LIG", "7gn5-b.pdb_B_B_LIG", "7gns-a.pdb_A_A_LIG", "7gns-b.pdb_B_B_LIG", "7gnt-a.pdb_A_A_LIG", "7gnt-b.pdb_B_B_LIG", "7gnu-a.pdb_A_A_LIG", "7gnu-b.pdb_B_B_LIG", "7gi4-a.pdb_A_A_LIG", "7gi4-b.pdb_B_B_LIG", "5rgu-a.pdb_A_A_LIG", "7gms-a.pdb_A_A_LIG", "7gjj-a.pdb_A_A_LIG", "7gfe-a.pdb_A_A_LIG", "5r7z-a.pdb_A_A_LIG", "7gh9-a.pdb_A_A_LIG", "7gct-a.pdb_A_A_LIG", "7gba-a.pdb_A_A_LIG", "7gbn-a.pdb_A_A_LIG", "7glj-a.pdb_A_A_LIG", "7glj-b.pdb_B_B_LIG"], "type": "scatter", "x": [-0.3234, 5.018, 2.672, 3.65, 4.142, 5.036, 3.301, 4.975, 4.97, 5.375, 5.582, 5.074, 4.893, 5.56, 5.35, 4.525, 4.891, -1.471, -3.084, -3.324, 5.33, 3.473, -3.781, -0.9466, 4.494, 4.725, -0.2879, 5.055, 4.64, 4.804, 5.545, 5.647, 4.933, 3.885, 5.09, 4.5, 5.696, 3.357, 4.259, 3.409, 4.971, 4.821, 1.131, 5.644, 5.275, 5.01, 3.981, 5.267, 4.759, 5.009, 3.12, 3.546, 5.155, 5.687, 5.676, 5.696], "xaxis": "x6", "y": [27.56, 27.58, 28.15, 27.74, 28.77, 27.8, 27.81, 28.17, 28.36, 28.62, 28.52, 28.22, 28.48, 28.51, 28.24, 28.38, 28.86, 26.65, 25.39, 26.17, 28.13, 27.67, 25.01, 27.3, 28.26, 27.47, 27.66, 27.54, 28.34, 28.46, 27.93, 27.94, 27.94, 29.36, 27.99, 28.51, 28.3, 27.63, 28.38, 27.63, 27.71, 27.43, 28.6, 28.82, 28.37, 28.09, 27.63, 28.48, 29.11, 27.42, 28.03, 28.36, 27.78, 28.34, 27.97, 28.35], "yaxis": "y6"}, {"legendgroup": "S6 + S2_prime", "marker": {"color": "purple", "opacity": 0.7, "size": 3}, "mode": "markers", "name": "S6 + S2_prime", "showlegend": false, "text": ["SARS-a0232a.pdb_A_A_LIG", "SARS-a1091a.pdb_A_A_LIG", "SARS-a1091b.pdb_B_B_LIG", "SARS-a1133b.pdb_B_B_LIG", "5rh5-a.pdb_A_A_LIG", "5rh9-a.pdb_A_A_LIG", "7gc5-a.pdb_A_A_LIG", "7vvp-a.pdb_B_B_LIG", "7ghm-a.pdb_A_A_LIG", "7ghm-b.pdb_B_B_LIG", "5rl2-a.pdb_A_A_LIG", "5rl0-a.pdb_A_A_LIG", "7vlq-a.pdb_A_A_LIG"], "type": "scatter", "x": [5.426, 5.219, 5.252, 3.331, 4.505, 5.496, 3.021, 3.202, 5.71, 5.411, 4.983, 5.489, 4.874], "xaxis": "x6", "y": [28.05, 28.99, 28.27, 28.45, 29.12, 28.23, 27.87, 27.98, 28.7, 27.9, 28.1, 28.2, 28.02], "yaxis": "y6"}, {"legendgroup": "Others", "marker": {"color": "gold", "opacity": 0.7, "size": 3}, "mode": "markers", "name": "Others", "showlegend": false, "text": ["5red-a.pdb_A_A_LIG", "5re6-a.pdb_A_A_LIG", "5rec-a.pdb_A_A_LIG", "5rgr-a.pdb_A_A_LIG", "5rgr-b.pdb_A_A_LIG", "7ghk-a.pdb_A_A_LIG", "5rf0-a.pdb_A_A_LIG", "5rf9-a.pdb_A_A_LIG", "5rea-a.pdb_A_A_LIG", "5rfc-a.pdb_A_A_LIG", "5reg-a.pdb_A_A_LIG", "5rgq-a.pdb_A_A_LIG", "5rf4-a.pdb_A_A_LIG", "5rf5-a.pdb_A_A_LIG", "5re5-a.pdb_A_A_LIG", "7gdt-a.pdb_A_A_LIG", "5ree-a.pdb_A_A_LIG", "5re7-a.pdb_A_A_LIG", "5rgs-a.pdb_A_A_LIG", "5rfb-a.pdb_A_A_LIG", "5ref-a.pdb_A_A_LIG", "5rgg-a.pdb_A_A_LIG", "7gij-b.pdb_A_A_LIG", "5rh4-a.pdb_A_A_LIG", "5rfd-a.pdb_A_A_LIG", "5rei-a.pdb_A_A_LIG", "5rfa-a.pdb_A_A_LIG", "5re8-a.pdb_A_A_LIG", "5rgj-a.pdb_A_A_LIG"], "type": "scatter", "x": [-4.319, 5.43, -4.11, -4.169, -4.258, 4.845, -4.22, -1.362, -4.198, -4.15, -3.722, -3.827, -4.296, -4.393, 4.915, -4.071, -4.058, -3.855, -4.064, -4.022, -3.734, -3.883, 4.848, -4.067, -3.794, -4.278, -4.166, -3.96, -3.875], "xaxis": "x6", "y": [24.92, 27.71, 25.09, 24.9, 24.85, 27.43, 24.89, 26.65, 24.84, 24.8, 24.99, 26.52, 24.81, 24.99, 27.42, 24.91, 25.51, 25.13, 25.4, 24.85, 25.67, 24.93, 27.88, 24.97, 25.02, 25.04, 25.34, 24.92, 25.04], "yaxis": "y6"}], "layout": {"annotations": [{"font": {"size": 16}, "showarrow": false, "text": "n_neighbors=5", "x": 0.225, "xanchor": "center", "xref": "paper", "y": 1, "yanchor": "bottom", "yref": "paper"}, {"font": {"size": 16}, "showarrow": false, "text": "n_neighbors=15", "x": 0.775, "xanchor": "center", "xref": "paper", "y": 1, "yanchor": "bottom", "yref": "paper"}, {"font": {"size": 16}, "showarrow": false, "text": "n_neighbors=30", "x": 0.225, "xanchor": "center", "xref": "paper", "y": 0.6111, "yanchor": "bottom", "yref": "paper"}, {"font": {"size": 16}, "showarrow": false, "text": "n_neighbors=50", "x": 0.775, "xanchor": "center", "xref": "paper", "y": 0.6111, "yanchor": "bottom", "yref": "paper"}, {"font": {"size": 16}, "showarrow": false, "text": "n_neighbors=100", "x": 0.225, "xanchor": "center", "xref": "paper", "y": 0.2222, "yanchor": "bottom", "yref": "paper"}, {"font": {"size": 16}, "showarrow": false, "text": "n_neighbors=200", "x": 0.775, "xanchor": "center", "xref": "paper", "y": 0.2222, "yanchor": "bottom", "yref": "paper"}], "xaxis": {"anchor": "y", "domain": [0, 0.45]}, "xaxis2": {"anchor": "y2", "domain": [0.55, 1]}, "xaxis3": {"anchor": "y3", "domain": [0, 0.45]}, "xaxis4": {"anchor": "y4", "domain": [0.55, 1]}, "xaxis5": {"anchor": "y5", "domain": [0, 0.45]}, "xaxis6": {"anchor": "y6", "domain": [0.55, 1]}, "yaxis": {"anchor": "x", "domain": [0.7778, 1]}, "yaxis2": {"anchor": "x2", "domain": [0.7778, 1]}, "yaxis3": {"anchor": "x3", "domain": [0.3889, 0.6111]}, "yaxis4": {"anchor": "x4", "domain": [0.3889, 0.6111]}, "yaxis5": {"anchor": "x5", "domain": [0, 0.2222]}, "yaxis6": {"anchor": "x6", "domain": [0, 0.2222]}}}
